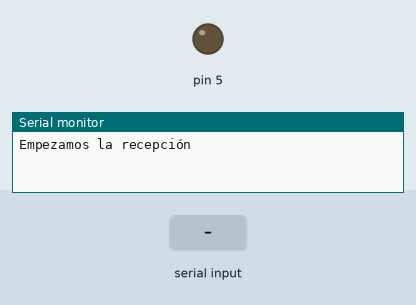
Simulated run of this sketch. Board: Arduino Uno, built with avr-gcc and run on an emulated ATmega328P. On the bench: output pins drawn as LEDs (lit = HIGH), the last lines printed to the serial monitor. The test bench sets the inputs (shaded band).

Above: at 1.2 s.
1.3 s: "1" received over the second serial link
At 2.7 s:
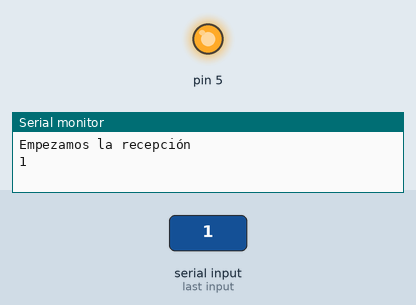
Timing chart, 0 to 4.3 s (numbered marks = the images above; inputs shaded):
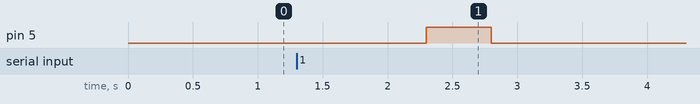

The sketch:

PASO8_receptor.ino
```cpp
#include <SoftwareSerial.h>
SoftwareSerial mySerial(10, 11); // RX, TX (azul, naranja)
unsigned long nextMillis = 500;

void setup() {
   Serial.begin(9600);
   Serial.println("Empezamos la recepción");
   mySerial.begin(9600);
   pinMode(5, OUTPUT);
}
void loop() {
   if (mySerial.available()) {
      String data = mySerial.readString();
      Serial.print(data);
         digitalWrite(5, HIGH);
         delay(500);
         digitalWrite (5, LOW);
         delay(500);
   }
}
```

Measured:
- after the input at 1.3 s, pin 5: LOW → HIGH after 1.0 s, → LOW 0.50 s later
